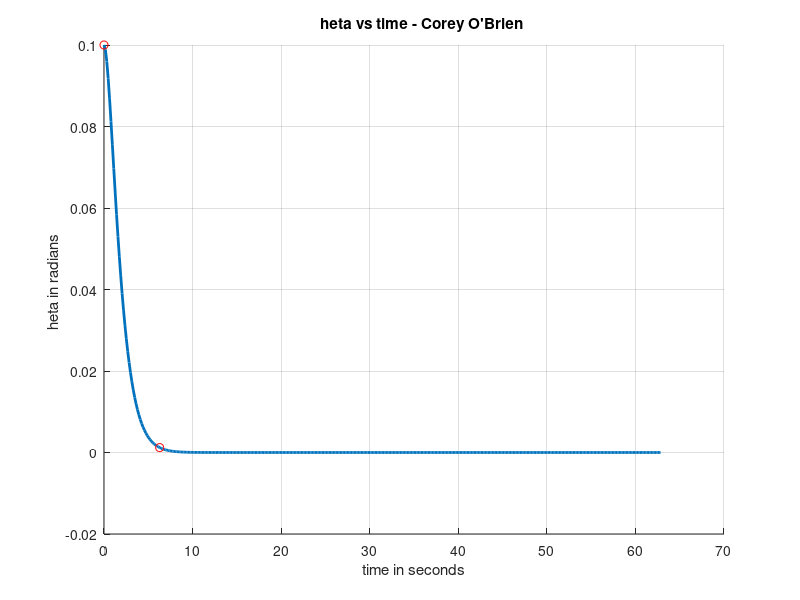

The MATLAB script that drew this image:
theta_0 = 0.1; %rad
theta_dot_0 = 0; %rad/s
omega_n = 1; %rad/s
zeta = .99; 

period = (2 * pi) / omega_n;
omega_d = omega_n * sqrt(1 - zeta^2);

C1num = omega_n * theta_0 * sqrt(zeta^2 - 1) + omega_n * theta_0 * zeta + theta_dot_0;
C1den = 2 * omega_n * sqrt(zeta^2 - 1);

C1 = C1num / C1den;

C2num = theta_dot_0 - theta_0*(-zeta*omega_n + omega_n * sqrt(zeta^2 - 1));
C2den = -2 * omega_n * sqrt(zeta^2 - 1);

C2 = C2num / C2den;

K1 = C1 + C2;
K2 = 1i*(C1 - C2);

t = linspace(0,10*period,400);
theta = exp(-zeta*omega_n*t).*(K1*cos(omega_d.*t)+K2*sin(omega_d.*t));

hold on
plot(t,theta,'linewidth',2);
xlabel("time in seconds");
ylabel("\theta in radians");
title("\theta vs time - Corey O'Brien");
plot(0,exp(-zeta*omega_n*0).*(K1*cos(omega_d.*0)+K2*sin(omega_d.*0)),'ro');
plot(period,exp(-zeta*omega_n*period).*(K1*cos(omega_d.*period)+K2*sin(omega_d.*period)),'ro');
grid on
